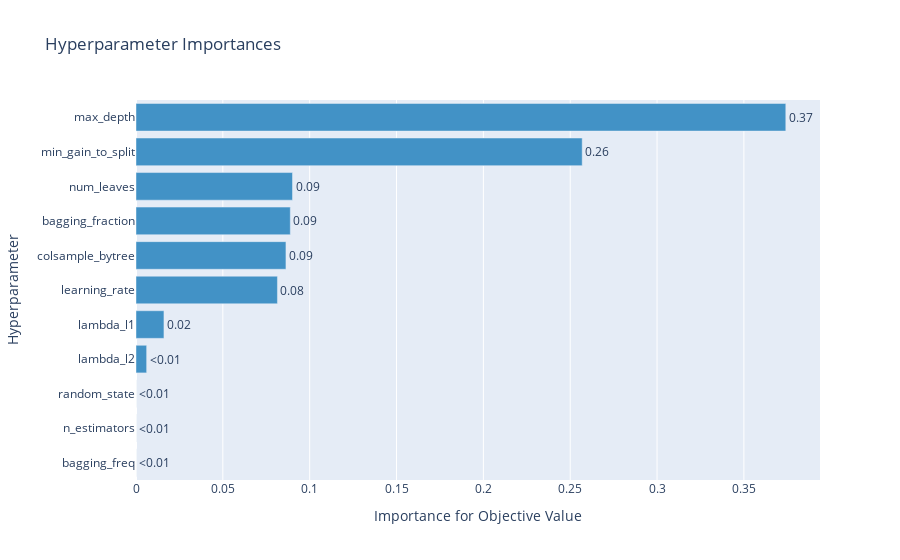

Here is the notebook cell this chart was saved with:
### Code cell
optuna.visualization.plot_param_importances(study)

### Figure 1 — Plotly figure (JSON) as saved in the notebook; plotly's stock layout.template omitted (floating-point values rounded to 4 significant figures)
{"data": [{"cliponaxis": false, "hovertemplate": ["bagging_freq (CategoricalDistribution): 0.0<extra></extra>", "n_estimators (CategoricalDistribution): 0.0<extra></extra>", "random_state (CategoricalDistribution): 0.0<extra></extra>", "lambda_l2 (IntDistribution): 0.006131855865116416<extra></extra>", "lambda_l1 (IntDistribution): 0.016095068529916483<extra></extra>", "learning_rate (FloatDistribution): 0.08144398379986663<extra></extra>", "colsample_bytree (FloatDistribution): 0.08633704500196739<extra></extra>", "bagging_fraction (FloatDistribution): 0.08884894130908275<extra></extra>", "num_leaves (IntDistribution): 0.0901107067217373<extra></extra>", "min_gain_to_split (IntDistribution): 0.2569036635592579<extra></extra>", "max_depth (IntDistribution): 0.37412873521305523<extra></extra>"], "marker": {"color": "rgb(66,146,198)"}, "orientation": "h", "text": ["<0.01", "<0.01", "<0.01", "<0.01", "0.02", "0.08", "0.09", "0.09", "0.09", "0.26", "0.37"], "textposition": "outside", "type": "bar", "x": [0, 0, 0, 0.006132, 0.0161, 0.08144, 0.08634, 0.08885, 0.09011, 0.2569, 0.3741], "y": ["bagging_freq", "n_estimators", "random_state", "lambda_l2", "lambda_l1", "learning_rate", "colsample_bytree", "bagging_fraction", "num_leaves", "min_gain_to_split", "max_depth"]}], "layout": {"autosize": true, "showlegend": false, "title": {"text": "Hyperparameter Importances"}, "xaxis": {"autorange": true, "range": [0, 0.3938], "title": {"text": "Importance for Objective Value"}, "type": "linear"}, "yaxis": {"autorange": true, "range": [-0.5, 10.5], "title": {"text": "Hyperparameter"}, "type": "category"}}}
